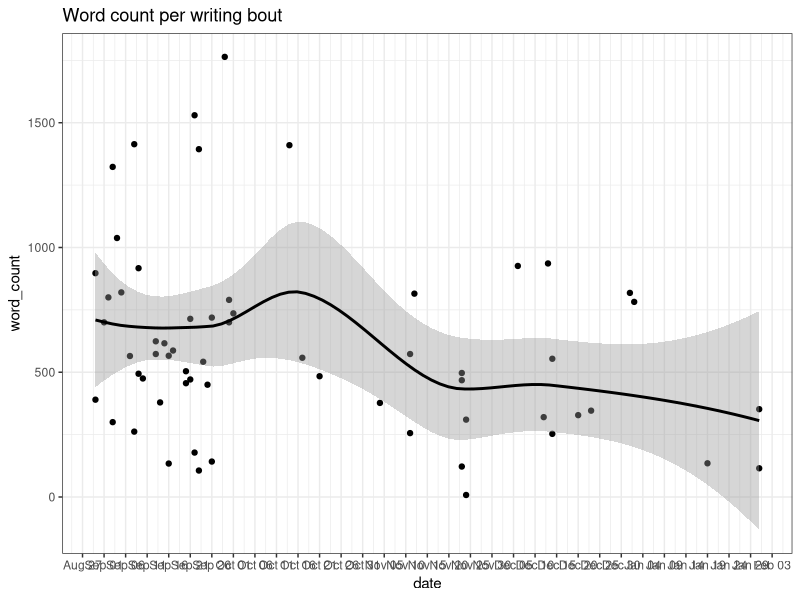
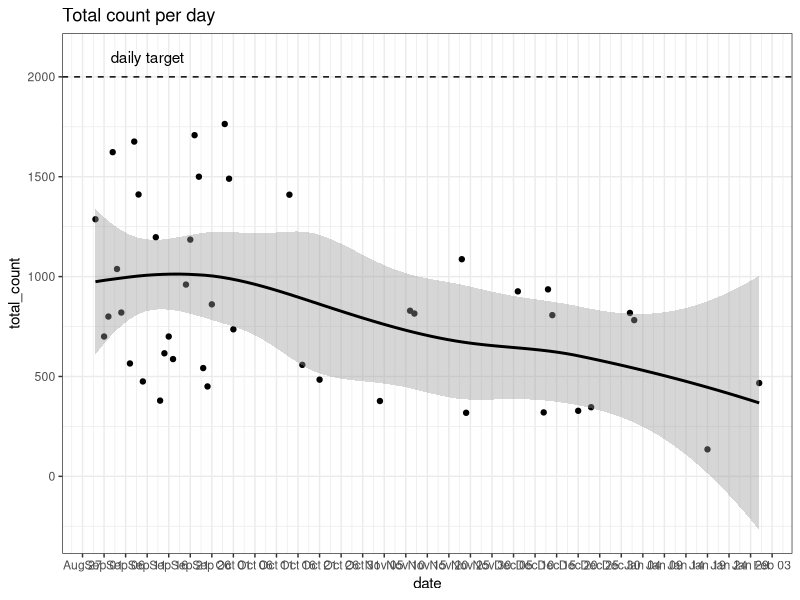
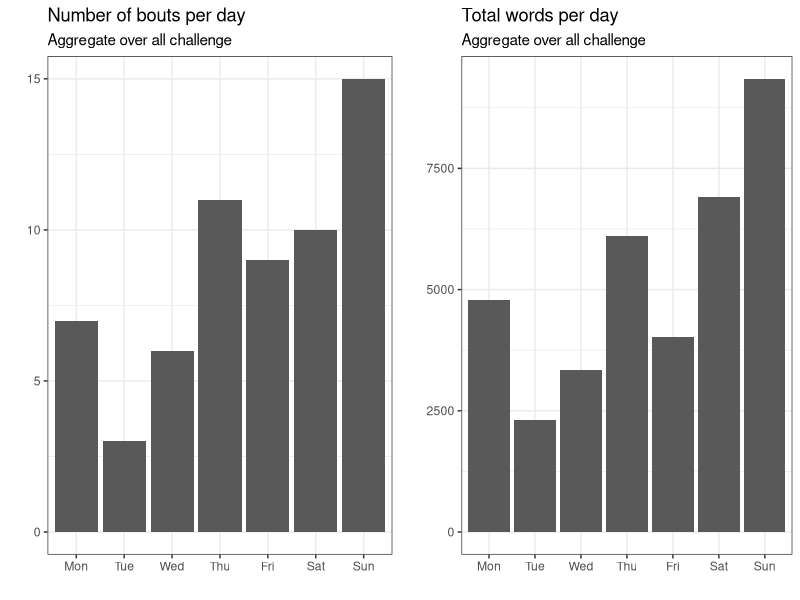

The R source for these figures, in order:
## ---- chunk 1
#| echo: false
#| results: hold
#| message: !expr F
#| warning: false
library(ggplot2)
library(dplyr)
suppressPackageStartupMessages(library(lubridate))
## ---- chunk 2
#| echo: false
#| message: false
#| warning: false

tracking_writing <- read.csv("tracking_writing.csv")

tracking_writing <- dplyr::select(tracking_writing, -place) %>%
  mutate(date=ymd(date))

ggplot(tracking_writing, aes(date,word_count))+
  geom_point()+
  scale_x_date(date_labels="%b %d",date_breaks  ="5 day")+
  geom_smooth(color="black")+
  theme_bw()+
  ggtitle("Word count per writing bout")
  

## ---- chunk 3
#| echo: false
#| warning: false
#| message: false

tracking_writing %>% group_by(date) %>%
  summarise(total_count = sum(word_count)) %>%
ggplot(aes(date,total_count))+
  geom_point()+
  scale_x_date(date_labels="%b %d",date_breaks  ="5 day")+
  geom_smooth(color="black")+
  theme_bw()+
  ggtitle("Total count per day")+
  geom_hline(yintercept = 2000, lty=2)+
  annotate(geom="text", label="daily target", x= ymd("2018-09-11"), y=2100)


## ---- chunk 4
#| echo: false
#| warning: false

p1 <- ggplot(data.frame(week_day = factor(weekdays(tracking_writing$date, abbreviate = T),
       levels = c("Mon", "Tue", "Wed", "Thu", "Fri", "Sat", "Sun")))
       , aes(week_day)) +
  geom_bar() +
  ggtitle("Number of bouts per day", subtitle = "Aggregate over all challenge")+
  ylab("") + xlab("")+
  theme_bw()



p2 <- tracking_writing %>% mutate(week_day = factor(weekdays(tracking_writing$date, abbreviate = T),
       levels = c("Mon", "Tue", "Wed", "Thu", "Fri", "Sat", "Sun"))) %>%
  group_by(week_day) %>% summarise(total_words = sum(word_count))%>%
  ggplot(aes(week_day, total_words)) +
  geom_col() +
  ggtitle("Total words per day", subtitle = "Aggregate over all challenge")+
  ylab("") + xlab("")+
  theme_bw()


cowplot::plot_grid(p1, p2)

